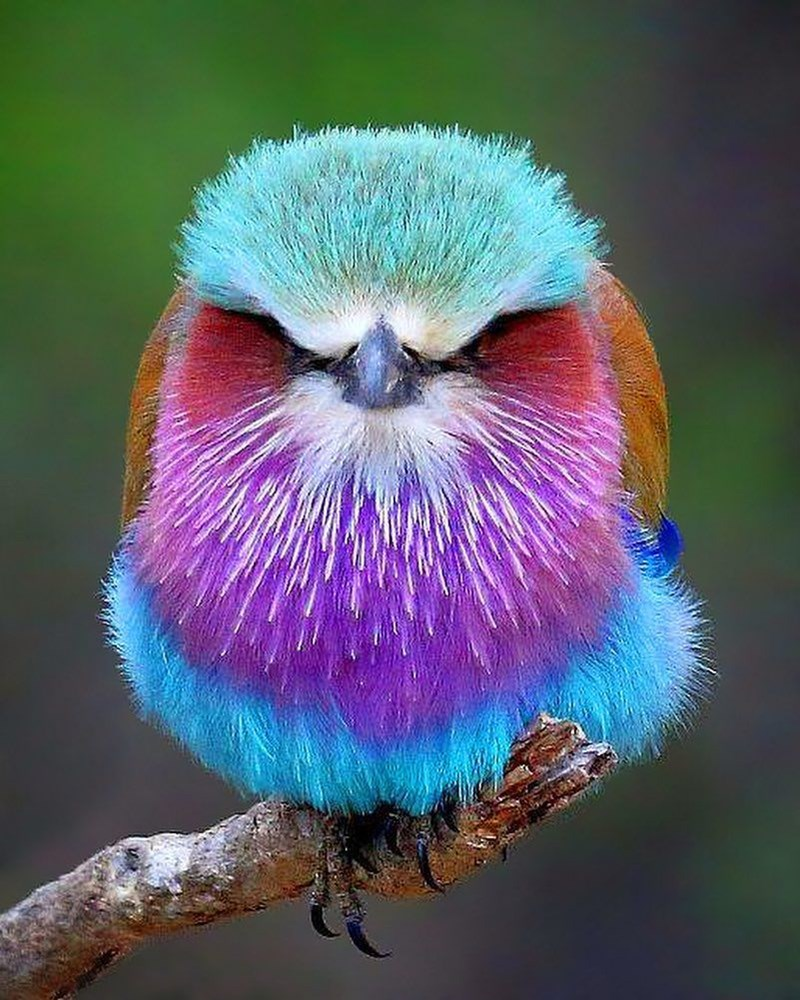
#> input picture python-goruntuisleme/negatifalma/abss.jpg, 800 x 1000 px
$ python main.py
#> lines starting #> are read from the running program, lines starting #| are printed output that depends on the picture; after the words box and inside, x2 and y2 are one past the last pixel; in counts of white or black regions, pixels touching at a corner belong together
import cv2
import matplotlib.pyplot as plt
import numpy as np

image = cv2.imread("abss.jpg", 0)
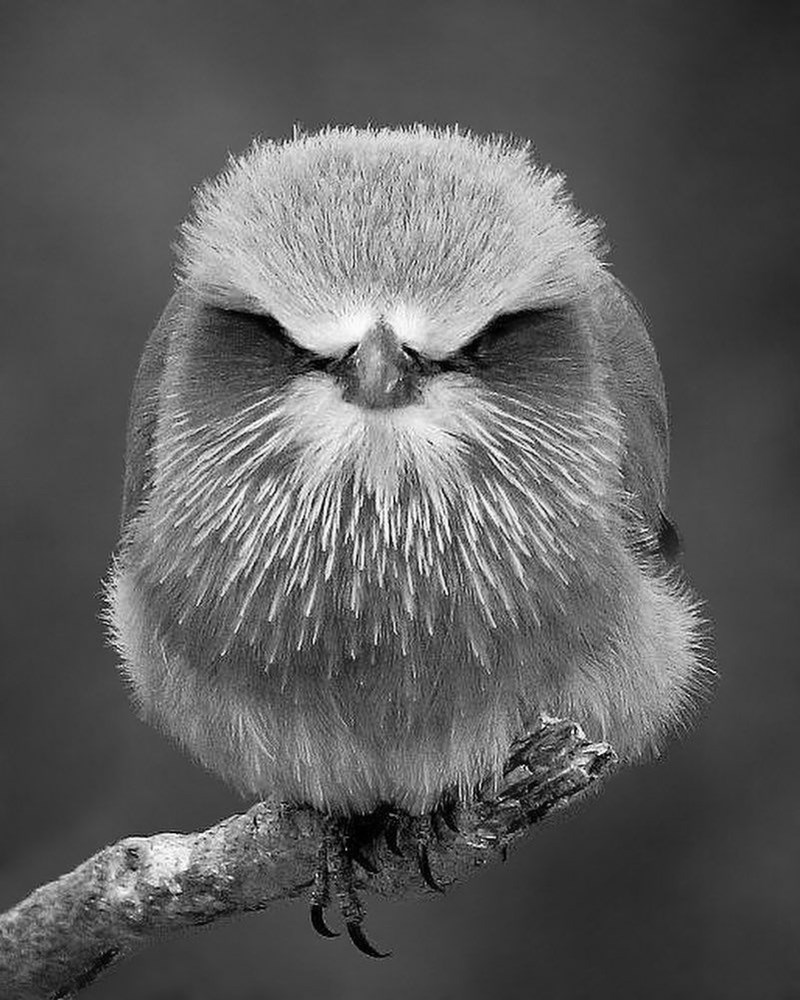
#> image: shape (1000, 800); min 0, max 255, mean 94.4
# [10 lines of commented-out code are left out]

ret, thresh1 = cv2.threshold(image, 99, 255, cv2.THRESH_BINARY)
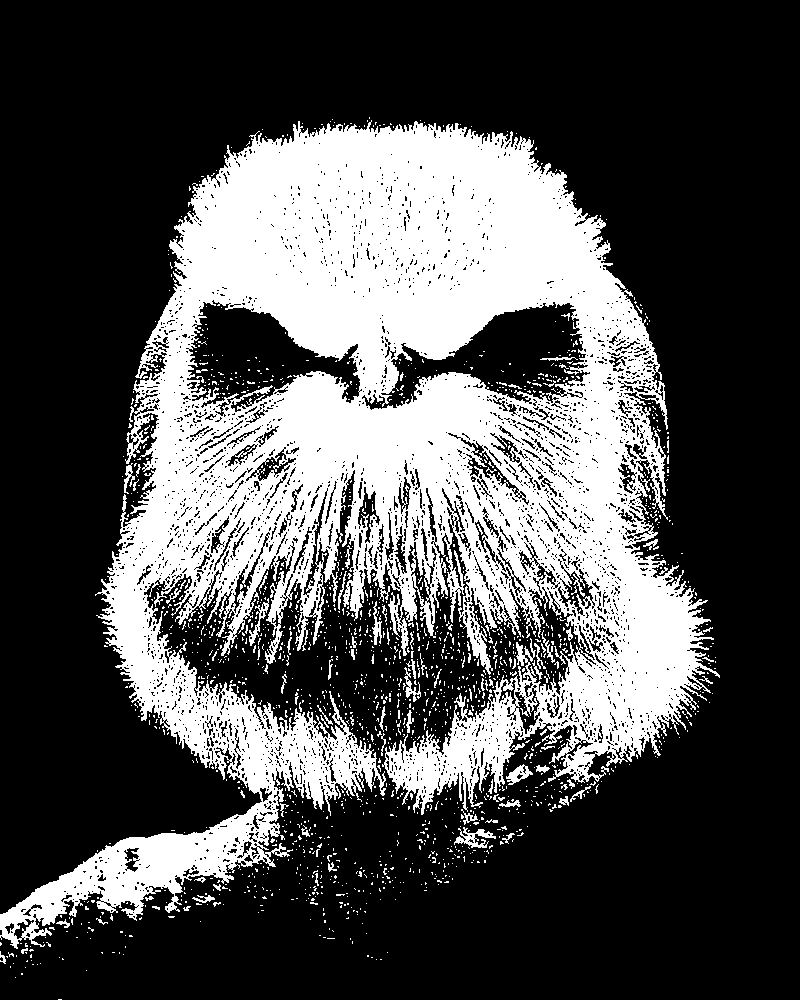
#> thresh1: shape (1000, 800); 31.1% white; 1723 white regions (1633 under 20 px), largest, box (x1, y1, x2, y2) and area: (0, 120, 720, 949) 237916, (454, 827, 496, 848) 365, (506, 764, 533, 785) 247
#> (the run stopped early here; a loop or call above may not have finished)
